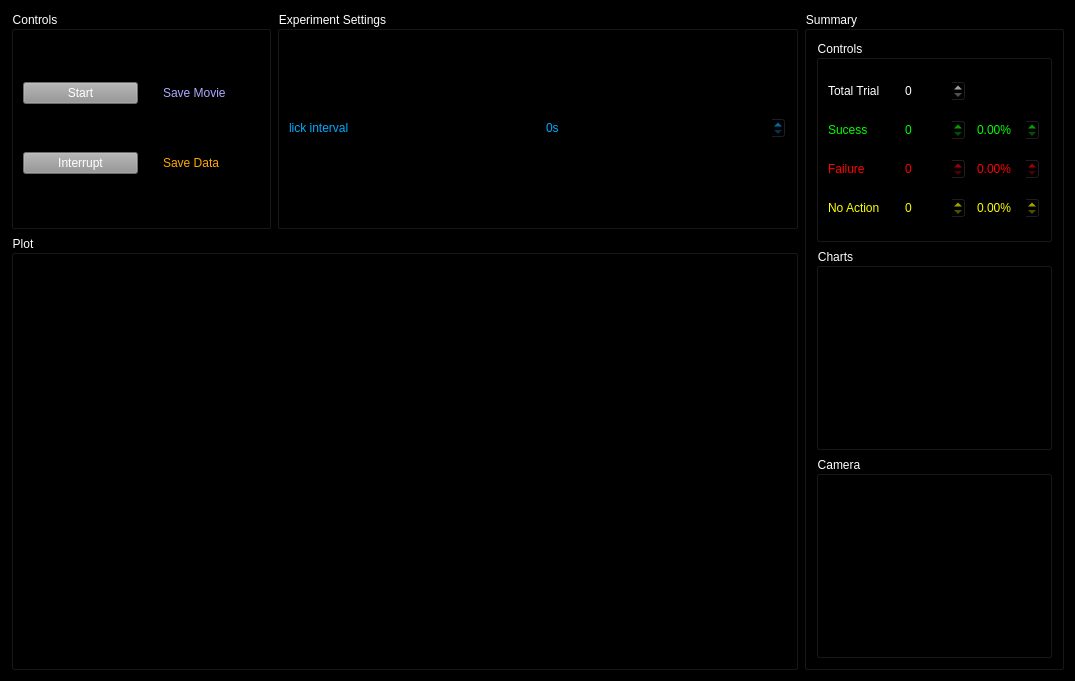
<?xml version="1.0" encoding="UTF-8"?>
<ui version="4.0">
 <class>Form</class>
 <widget class="QWidget" name="Form">
  <property name="geometry">
   <rect>
    <x>0</x>
    <y>0</y>
    <width>1075</width>
    <height>681</height>
   </rect>
  </property>
  <property name="windowTitle">
   <string>Form</string>
  </property>
  <property name="autoFillBackground">
   <bool>false</bool>
  </property>
  <property name="styleSheet">
   <string notr="true">background-color: rgb(0, 0, 0);</string>
  </property>
  <layout class="QGridLayout" name="gridLayout_2" rowstretch="0,0,0">
   <item row="0" column="3" rowspan="3">
    <widget class="QGroupBox" name="summary_groupBox">
     <property name="sizePolicy">
      <sizepolicy hsizetype="Preferred" vsizetype="Preferred">
       <horstretch>0</horstretch>
       <verstretch>0</verstretch>
      </sizepolicy>
     </property>
     <property name="minimumSize">
      <size>
       <width>200</width>
       <height>0</height>
      </size>
     </property>
     <property name="maximumSize">
      <size>
       <width>400</width>
       <height>16777215</height>
      </size>
     </property>
     <property name="styleSheet">
      <string notr="true">color: rgb(255, 255, 255);</string>
     </property>
     <property name="title">
      <string>Summary</string>
     </property>
     <layout class="QVBoxLayout" name="verticalLayout_7">
      <item>
       <widget class="QGroupBox" name="control_1groupBox_2">
        <property name="styleSheet">
         <string notr="true">color: rgb(255, 255, 255);</string>
        </property>
        <property name="title">
         <string>Controls</string>
        </property>
        <layout class="QGridLayout" name="gridLayout_4">
         <item row="1" column="1">
          <widget class="QDoubleSpinBox" name="num_of_success_doubleSpinBox">
           <property name="enabled">
            <bool>true</bool>
           </property>
           <property name="styleSheet">
            <string notr="true">color: rgb(0, 255, 0)</string>
           </property>
           <property name="decimals">
            <number>0</number>
           </property>
          </widget>
         </item>
         <item row="0" column="0">
          <widget class="QLabel" name="label_20">
           <property name="styleSheet">
            <string notr="true">color: rgb(255, 255, 255);</string>
           </property>
           <property name="text">
            <string>Total Trial</string>
           </property>
          </widget>
         </item>
         <item row="1" column="2">
          <widget class="QDoubleSpinBox" name="success_percent_doubleSpinBox">
           <property name="enabled">
            <bool>true</bool>
           </property>
           <property name="styleSheet">
            <string notr="true">color: rgb(0, 255, 0)</string>
           </property>
           <property name="suffix">
            <string>%</string>
           </property>
           <property name="decimals">
            <number>2</number>
           </property>
          </widget>
         </item>
         <item row="2" column="1">
          <widget class="QDoubleSpinBox" name="num_of_failure_doubleSpinBox">
           <property name="enabled">
            <bool>true</bool>
           </property>
           <property name="styleSheet">
            <string notr="true">color:rgb(255, 0, 0)</string>
           </property>
           <property name="decimals">
            <number>0</number>
           </property>
          </widget>
         </item>
         <item row="2" column="2">
          <widget class="QDoubleSpinBox" name="failure_percent_doubleSpinBox">
           <property name="enabled">
            <bool>true</bool>
           </property>
           <property name="styleSheet">
            <string notr="true">color:rgb(255, 0, 0)</string>
           </property>
           <property name="suffix">
            <string>%</string>
           </property>
           <property name="decimals">
            <number>2</number>
           </property>
          </widget>
         </item>
         <item row="1" column="0">
          <widget class="QLabel" name="label_21">
           <property name="styleSheet">
            <string notr="true">color: rgb(0, 255, 0)</string>
           </property>
           <property name="text">
            <string>Sucess</string>
           </property>
          </widget>
         </item>
         <item row="3" column="0">
          <widget class="QLabel" name="label_24">
           <property name="styleSheet">
            <string notr="true">color:rgb(255, 255, 0)</string>
           </property>
           <property name="text">
            <string>No Action</string>
           </property>
          </widget>
         </item>
         <item row="2" column="0">
          <widget class="QLabel" name="label_23">
           <property name="styleSheet">
            <string notr="true">color:rgb(255, 0, 0)</string>
           </property>
           <property name="text">
            <string>Failure</string>
           </property>
          </widget>
         </item>
         <item row="3" column="2">
          <widget class="QDoubleSpinBox" name="no_action_percent_doubleSpinBox">
           <property name="enabled">
            <bool>true</bool>
           </property>
           <property name="styleSheet">
            <string notr="true">color:rgb(255, 255, 0)</string>
           </property>
           <property name="suffix">
            <string>%</string>
           </property>
           <property name="decimals">
            <number>2</number>
           </property>
          </widget>
         </item>
         <item row="3" column="1">
          <widget class="QDoubleSpinBox" name="num_of_no_action_doubleSpinBox">
           <property name="enabled">
            <bool>true</bool>
           </property>
           <property name="styleSheet">
            <string notr="true">color:rgb(255, 255, 0)</string>
           </property>
           <property name="decimals">
            <number>0</number>
           </property>
          </widget>
         </item>
         <item row="0" column="1">
          <widget class="QDoubleSpinBox" name="num_of_trial_doubleSpinBox">
           <property name="enabled">
            <bool>true</bool>
           </property>
           <property name="styleSheet">
            <string notr="true">color: rgb(255, 255, 255);</string>
           </property>
           <property name="decimals">
            <number>0</number>
           </property>
          </widget>
         </item>
        </layout>
       </widget>
      </item>
      <item>
       <widget class="QGroupBox" name="aux_plot_groupBox">
        <property name="sizePolicy">
         <sizepolicy hsizetype="Preferred" vsizetype="Preferred">
          <horstretch>0</horstretch>
          <verstretch>0</verstretch>
         </sizepolicy>
        </property>
        <property name="minimumSize">
         <size>
          <width>200</width>
          <height>0</height>
         </size>
        </property>
        <property name="maximumSize">
         <size>
          <width>400</width>
          <height>16777215</height>
         </size>
        </property>
        <property name="styleSheet">
         <string notr="true">color: rgb(255, 255, 255);</string>
        </property>
        <property name="title">
         <string>Charts</string>
        </property>
        <layout class="QVBoxLayout" name="verticalLayout"/>
       </widget>
      </item>
      <item>
       <widget class="QGroupBox" name="camera_groupBox">
        <property name="minimumSize">
         <size>
          <width>0</width>
          <height>0</height>
         </size>
        </property>
        <property name="styleSheet">
         <string notr="true">color: rgb(255, 255, 255);</string>
        </property>
        <property name="title">
         <string>Camera</string>
        </property>
        <layout class="QVBoxLayout" name="verticalLayout_2"/>
       </widget>
      </item>
     </layout>
    </widget>
   </item>
   <item row="0" column="0">
    <widget class="QGroupBox" name="controls_groupBox">
     <property name="styleSheet">
      <string notr="true">color: rgb(255, 255, 255);</string>
     </property>
     <property name="title">
      <string>Controls</string>
     </property>
     <layout class="QGridLayout" name="gridLayout">
      <item row="2" column="0">
       <widget class="QPushButton" name="interrupt_pushButton">
        <property name="styleSheet">
         <string notr="true">color: rgb(255, 255, 255);
background-color: rgb(148, 148, 148);</string>
        </property>
        <property name="text">
         <string>Interrupt</string>
        </property>
       </widget>
      </item>
      <item row="1" column="0">
       <widget class="QPushButton" name="start_pushButton">
        <property name="styleSheet">
         <string notr="true">color: rgb(255, 255, 255);
background-color: rgb(148, 148, 148);</string>
        </property>
        <property name="text">
         <string>Start</string>
        </property>
       </widget>
      </item>
      <item row="2" column="1">
       <widget class="QCheckBox" name="save_h5_checkBox">
        <property name="styleSheet">
         <string notr="true">color:rgb(255, 170, 0)</string>
        </property>
        <property name="text">
         <string>Save Data</string>
        </property>
       </widget>
      </item>
      <item row="1" column="1">
       <widget class="QCheckBox" name="save_movie_checkBox">
        <property name="styleSheet">
         <string notr="true">color:rgb(170, 170, 255)</string>
        </property>
        <property name="text">
         <string>Save Movie</string>
        </property>
       </widget>
      </item>
     </layout>
    </widget>
   </item>
   <item row="1" column="0" rowspan="2" colspan="3">
    <widget class="QGroupBox" name="plot_groupBox">
     <property name="minimumSize">
      <size>
       <width>0</width>
       <height>0</height>
      </size>
     </property>
     <property name="styleSheet">
      <string notr="true">color: rgb(255, 255, 255);</string>
     </property>
     <property name="title">
      <string>Plot</string>
     </property>
     <layout class="QVBoxLayout" name="verticalLayout_3"/>
    </widget>
   </item>
   <item row="0" column="1" colspan="2">
    <widget class="QGroupBox" name="control_1groupBox">
     <property name="styleSheet">
      <string notr="true">color: rgb(255, 255, 255);</string>
     </property>
     <property name="title">
      <string>Experiment Settings</string>
     </property>
     <property name="checkable">
      <bool>false</bool>
     </property>
     <layout class="QGridLayout" name="gridLayout_3">
      <item row="0" column="0">
       <widget class="QLabel" name="label_15">
        <property name="styleSheet">
         <string notr="true">color: rgb(0, 170, 255)</string>
        </property>
        <property name="text">
         <string>lick interval</string>
        </property>
       </widget>
      </item>
      <item row="0" column="1">
       <widget class="QDoubleSpinBox" name="lick_interval_doubleSpinBox">
        <property name="styleSheet">
         <string notr="true">color: rgb(0, 170, 255)</string>
        </property>
        <property name="suffix">
         <string>s</string>
        </property>
        <property name="decimals">
         <number>0</number>
        </property>
       </widget>
      </item>
     </layout>
    </widget>
   </item>
  </layout>
 </widget>
 <resources/>
 <connections/>
</ui>
